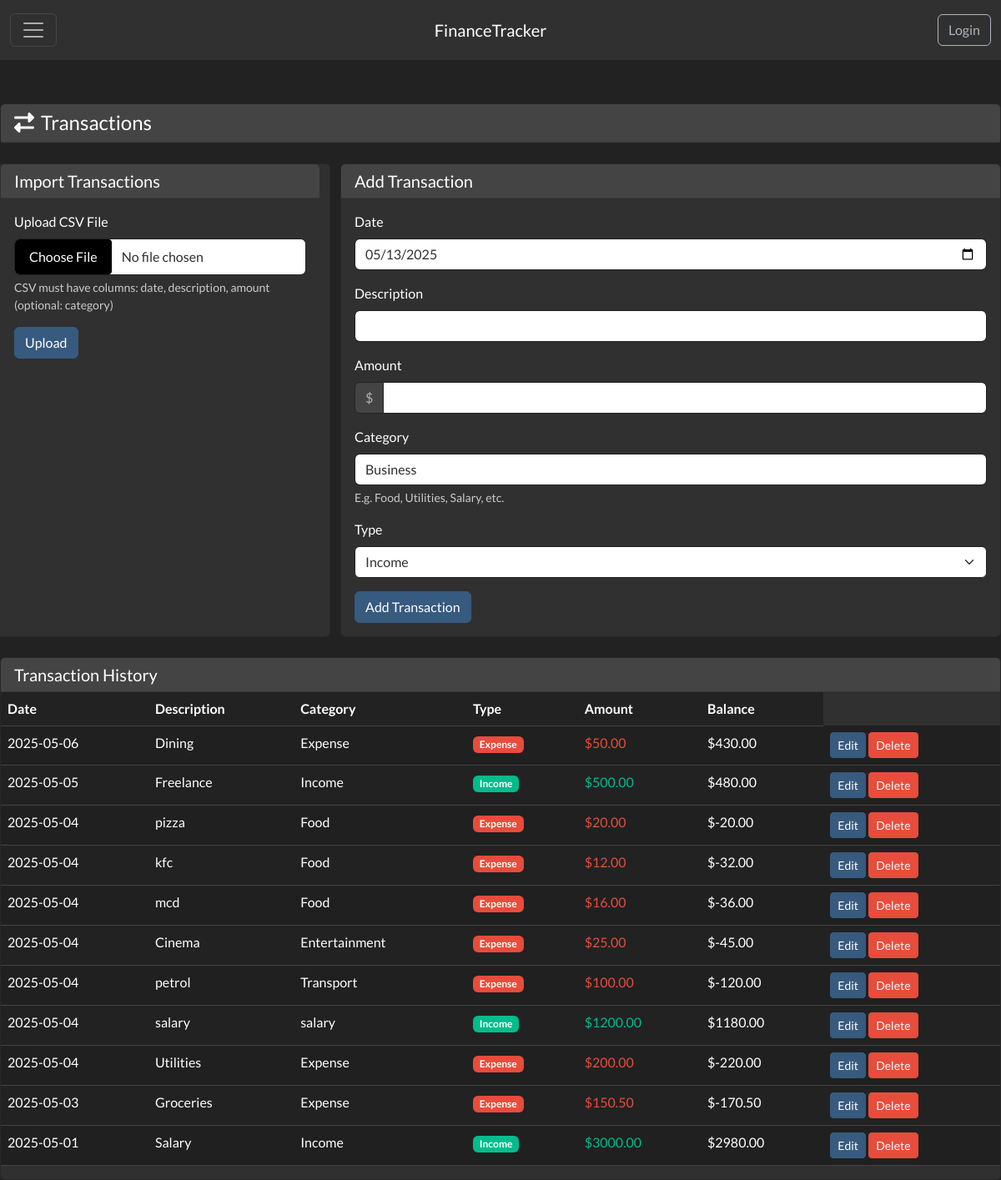
The app's page /transactions/transactions, older data.
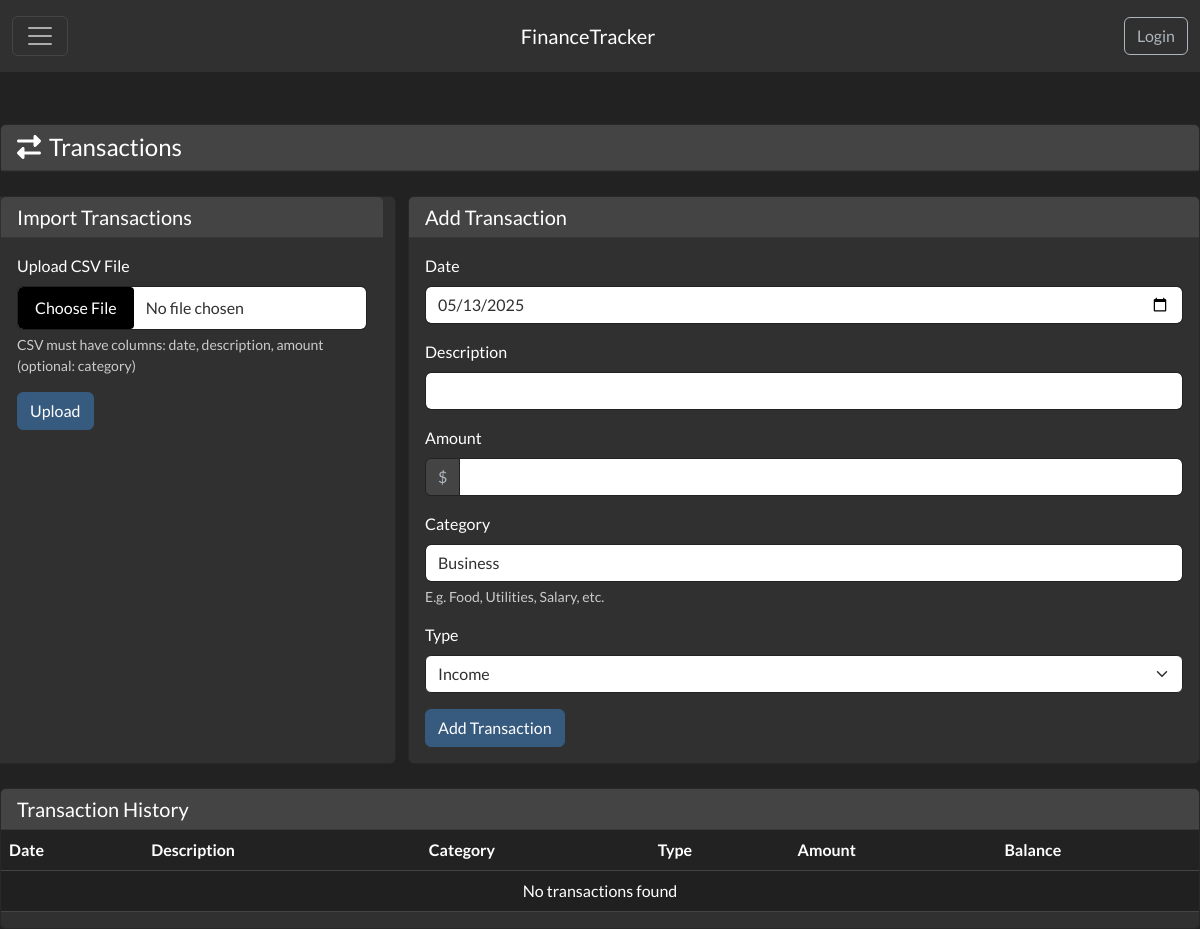
The same page, newer data.
### app/transactions/models.py (models this page shows, shortened)
class Transaction(db.Model):
    id = db.Column(db.Integer, primary_key=True)
    user_id = db.Column(db.Integer, db.ForeignKey('user.id'), nullable=False)
    date = db.Column(db.DateTime, nullable=False, default=datetime.utcnow)
    description = db.Column(db.String(256), nullable=False)
    amount = db.Column(db.Float, nullable=False)
    balance = db.Column(db.Float, nullable=False)
    category = db.Column(db.String(64), nullable=True)
    transaction_type = db.Column(db.String(32), nullable=True)  # income, expense, transfer

### app/transactions/routes.py (the view, shortened to what this page needs)
@transactions_bp.route('/transactions', methods=['GET', 'POST'])
def transactions():
    upload_form = TransactionUploadForm()
    transaction_form = TransactionForm()
    transactions = Transaction.query.filter_by(user_id=1).order_by(Transaction.date.desc()).all()
    return render_template('transactions/transactions.html', title='Transactions',
                           upload_form=upload_form,
                           transaction_form=transaction_form,
                           transactions=transactions)

### app/transactions/forms.py
class TransactionUploadForm(FlaskForm):
    csv_file = FileField('Upload CSV File', validators=[DataRequired()])
    submit = SubmitField('Upload')

### app/transactions/templates/transactions/transactions.html (shortened to what this page needs)
{% extends "base.html" %}
{% block content %}
<div class="row mb-4 mt-4">
    <div class="col-md-12">
        <div class="card">
            <div class="card-header">
                <h4 class="mb-0"><i class="fas fa-exchange-alt me-2"></i>Transactions</h4>
            </div>
        </div>
    </div>
</div>
<div class="row">
    <div class="card col-sm-4 mb-4">
        <div class="card-header">
            <h5 class="mb-0">Import Transactions</h5>
        </div>
        <div class="card-body">
            <form method="POST" action="{{ url_for('transactions.upload_transactions') }}" enctype="multipart/form-data">
                <div class="mb-3">
                    {{ upload_form.csv_file.label(class="form-label") }}
                    {% if upload_form.csv_file.errors %}
                        {{ upload_form.csv_file(class="form-control is-invalid") }}
                        <div class="invalid-feedback">
                            {% for error in upload_form.csv_file.errors %}
                                {{ error }}
                            {% endfor %}
                        </div>
                    {% else %}
                        {{ upload_form.csv_file(class="form-control") }}
                    {% endif %}
                    <div class="form-text">CSV must have columns: date, description, amount (optional: category)</div>
                </div>
                <div class="gap-2">
                    {{ upload_form.submit(class="btn btn-primary") }}
                </div>
            </form>
        </div>
    </div>
    <div class="col mb-4">
        <div class="card h-100">
            <div class="card-header">
                <h5 class="mb-0">Add Transaction</h5>
            </div>
            <div class="card-body">
                <form method="POST" action="">
                    <div class="mb-3">
                        {{ transaction_form.date.label(class="form-label") }}
                        {% if transaction_form.date.errors %}
                            {{ transaction_form.date(class="form-control is-invalid") }}
                            <div class="invalid-feedback">
                                {% for error in transaction_form.date.errors %}
                                    {{ error }}
                                {% endfor %}
                            </div>
                        {% else %}
                            {{ transaction_form.date(class="form-control", type="date") }}
                        {% endif %}
                    </div>
                    <div class="mb-3">
                        {{ transaction_form.description.label(class="form-label") }}
                        {% if transaction_form.description.errors %}
                            {{ transaction_form.description(class="form-control is-invalid") }}
                            <div class="invalid-feedback">
                                {% for error in transaction_form.description.errors %}
                                    {{ error }}
                                {% endfor %}
                            </div>
                        {% else %}
                            {{ transaction_form.description(class="form-control") }}
                        {% endif %}
                    </div>
                    <div class="mb-3">
                        {{ transaction_form.amount.label(class="form-label") }}
                        <div class="input-group">
                            <span class="input-group-text">$</span>
                            {% if transaction_form.amount.errors %}
                                {{ transaction_form.amount(class="form-control is-invalid", step="0.01") }}
                                <div class="invalid-feedback">
                                    {% for error in transaction_form.amount.errors %}
                                        {{ error }}
                                    {% endfor %}
                                </div>
                            {% else %}
                                {{ transaction_form.amount(class="form-control", step="0.01") }}
                            {% endif %}
                        </div>
                    </div>
                    <div class="mb-3">
                        {{ transaction_form.category.label(class="form-label") }}
                        {% if transaction_form.category.errors %}
                            {{ transaction_form.category(class="form-control is-invalid") }}
                            <div class="invalid-feedback">
                                {% for error in transaction_form.category.errors %}
                                    {{ error }}
                                {% endfor %}
                            </div>
                        {% else %}
                            {{ transaction_form.category(class="form-control") }}
                        {% endif %}
                        <div class="form-text">E.g. Food, Utilities, Salary, etc.</div>
                    </div>
                    <div class="mb-3">
                        {{ transaction_form.transaction_type.label(class="form-label") }}
                        {% if transaction_form.transaction_type.errors %}
                            {{ transaction_form.transaction_type(class="form-select is-invalid") }}
                            <div class="invalid-feedback">
                                {% for error in transaction_form.transaction_type.errors %}
                                    {{ error }}
                                {% endfor %}
                            </div>
                        {% else %}
                            {{ transaction_form.transaction_type(class="form-select") }}
                        {% endif %}
                    </div>
                    <div class="gap-2">
                        {{ transaction_form.submit(class="btn btn-primary") }}
                    </div>
                </form>
            </div>
        </div>
    </div>
</div>
<div class="row">
    <div class="col">
        <div class="card h-100">
            <div class="card-header">
                <h5 class="mb-0">Transaction History</h5>
            </div>
            <div class="card-body p-0">
                <div class="table-responsive">
                    <table class="table table-striped table-hover" id="transactions-table">
                        <thead>
                            <tr>
                                <th>Date</th>
                                <th>Description</th>
                                <th>Category</th>
                                <th>Type</th>
                                <th>Amount</th>
                                <th>Balance</th>
                            </tr>
                        </thead>
                        <tbody>
                            {% if transactions %}
                                {% for transaction in transactions %}
                                <tr>
                                    <td>{{ transaction.date.strftime('%Y-%m-%d') }}</td>
                                    <td>{{ transaction.description }}</td>
                                    <td>{{ transaction.category or 'Uncategorized' }}</td>
                                    <td>
                                        <span class="badge {{ 'bg-success' if transaction.transaction_type == 'income' else 'bg-danger' }}">
                                            {{ transaction.transaction_type.title() }}
                                        </span>
                                    </td>
                                    <td class="{{ 'text-success' if transaction.transaction_type == 'income' else 'text-danger' }}">
                                        {{ "$%.2f"|format(transaction.amount) }}
                                    </td>
                                    <td>{{ "$%.2f"|format(transaction.balance) }}</td>
                                    <td>
                                        <button class="btn btn-sm btn-primary edit-transaction" data-transaction-id="{{ transaction.id }}" data-bs-toggle="modal" data-bs-target="#editTransactionModal">
                                             Edit
                                        </button>
                                        <button class="btn btn-sm btn-danger delete-transaction" data-transaction-id="{{ transaction.id }}">
                                           Delete
                                        </button>
                                    </td>
                                </tr>
                                {% endfor %}
                            {% else %}
                                <tr>
                                    <td colspan="6" class="text-center">No transactions found</td>
                                </tr>
                            {% endif %}
                        </tbody>
                    </table>
                </div>
            </div>
        </div>
    </div>
</div>
{% endblock %}

### app/templates/base.html (shortened to what this page needs)
<!doctype html>
<html>
<head>
    {% block head %}
    <link rel="stylesheet" href="{{ url_for('static', filename='css/style.css') }}">
    <link href="https://cdn.jsdelivr.net/npm/bootswatch@5.3.0/dist/darkly/bootstrap.min.css" rel="stylesheet">
    {% endblock %}
</head>
<body>
    <header>
        <nav class="navbar navbar-dark bg-dark fixed-top">
            <div class="container-fluid">
                <button class="navbar-toggler" type="button" data-bs-toggle="offcanvas" data-bs-target="#offcanvasDarkNavbar" aria-controls="offcanvasDarkNavbar" aria-label="Toggle navigation">
                    <span class="navbar-toggler-icon"></span>
                  </button>
                  <a class="navbar-brand" href="{{ url_for('home') }}">
                  FinanceTracker
                  </a>
                {% if session.get('user') %}
                    <a href="{{ url_for('authentication.profile') }}" class="profile-link">
                        <div class="profile-circle">
                            {% if session.user.profile_image %}
                                <img src="{{ session.user.profile_image }}" alt="Profile" class="profile-image">
                            {% else %}
                                <span class="profile-initials">{{ session.user.first_name[0] }}{{ session.user.last_name[0] }}</span>
                            {% endif %}
                        </div>
                    </a>
                {% else %}
                    <a class="btn btn-outline-light" href="{{ url_for('authentication.login') }}">Login</a>
                {% endif %}
            </div>
          </nav>
      </header>
    <main class="main-content">
    {% block content %}
    {% endblock %}
    </main>
</body>
</html>

### app/static/css/style.css (style rules this page uses)
body { font-family: Arial, sans-serif; background-color: #a7a7a7; text-align: center; padding-top: 50px; }
.main-content { padding-top: 50px; }

Row changes from the older to the newer data that the page shows:
removed Transaction: amount "$50.00", balance "$430.00"
removed Transaction: amount "$500.00", balance "$480.00"
removed Transaction: amount "$20.00", balance "$-20.00"
removed Transaction: amount "$12.00", balance "$-32.00"
removed Transaction: amount "$16.00", balance "$-36.00"
removed Transaction: amount "$25.00", balance "$-45.00"
removed Transaction: amount "$100.00", balance "$-120.00"
removed Transaction: amount "$1200.00", balance "$1180.00"
removed Transaction: amount "$200.00", balance "$-220.00"
removed Transaction: amount "$150.50", balance "$-170.50"
removed Transaction: amount "$3000.00", balance "$2980.00"
Text that changed along with them:
text now shown: "No transactions found"
